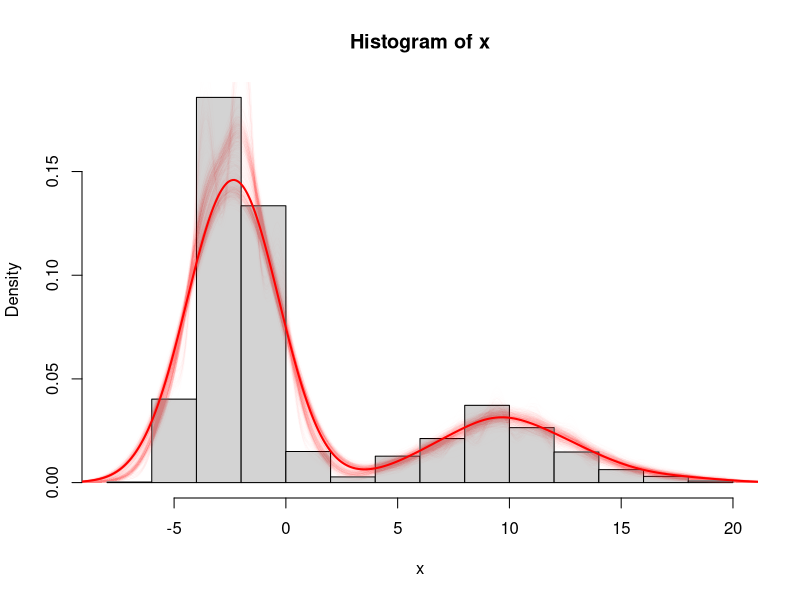
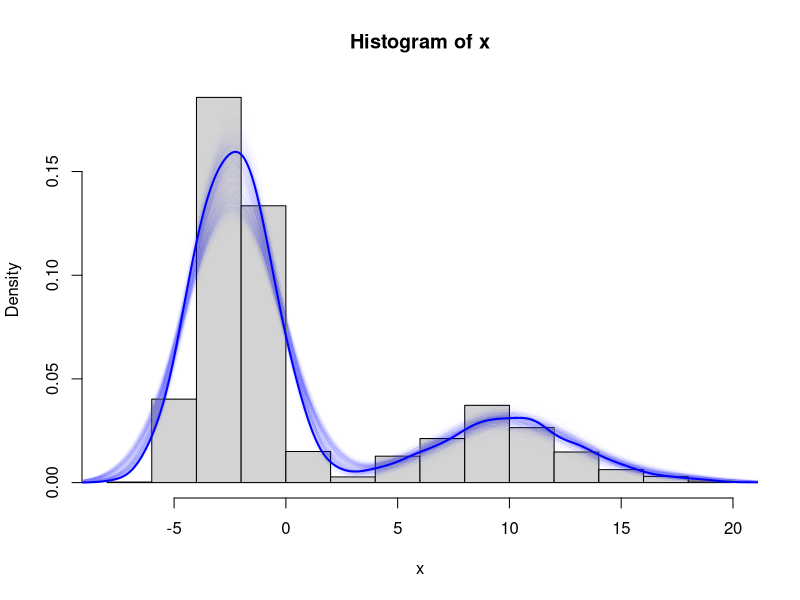

These charts were generated, in order, by the following R code:
# @knitr setup
set.seed(47)
x <- c(rnorm(1000, -3, 1), rnorm(500, -1, 1), rpois(500, 10)) # Simulate multimodal distribution

n <- 20 # default for density() is n=512
den.smooth <- density(x, adjust=1.5, n=n) # I tend to smooth it a bit
den <- density(x, adjust=1, n=n) # But I store one without additional smoothing

# @knitr plot1
#win.graph(10,5)
#layout(matrix(1:2,1,2))

#hist(x, freq=F)
#lines(den.smooth, lwd=2) # my preferred smoothed density estimate based on x

hist(x, freq=F)
for(i in 1:1000){ # reproducing a sample from distribution of x based on den which I carry through my code
	sample.boot <- sample(den$x, size=1000, prob=den$y, rep=T)
	lines(density(sample.boot, adjust=1), lwd=1, col="#FF000001") # No extra smoothing with smaller samples
	#print(i)
}
# A larger bootstrap sample will pin down the distribution accurately enough if necessary
sample.boot <- sample(den$x, size=10000, prob=den$y, rep=T)
lines(density(sample.boot, adjust=1.5), lwd=2, col="#FF0000") # smoothing affordable

# @knitr plot2
# As before but adding an approx() step
hist(x, freq=F)
for(i in 1:1000){
	ap <- approx(den$x, den$y, n=1000) # reintroduce interpolation before sampling
	sample.boot2 <- sample(ap$x, size=1000, prob=ap$y, rep=T)
	lines(density(sample.boot2, adjust=1), lwd=1, col="#0000FF01")
	#print(i)
}
sample.boot2 <- sample(ap$x, size=10000, prob=ap$y, rep=T)
lines(density(sample.boot2, adjust=1), lwd=2, col="#0000FF")
